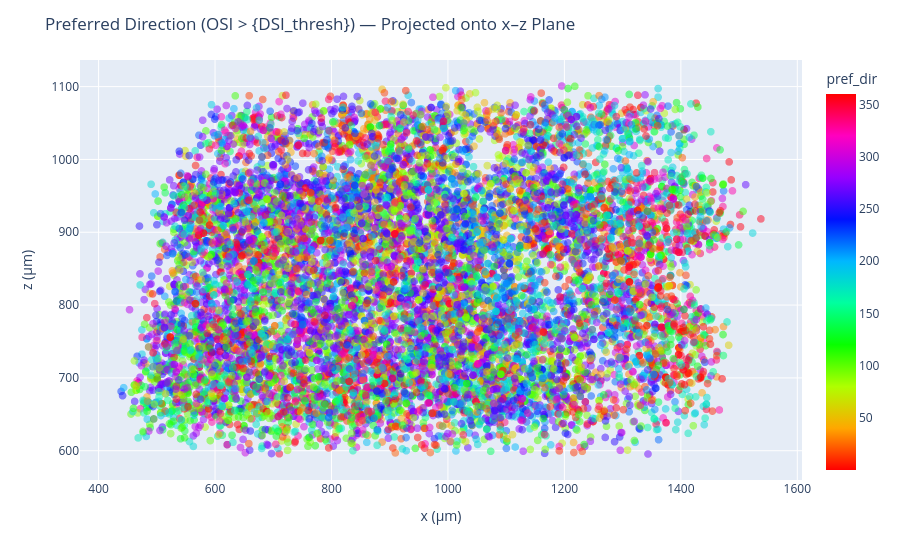

Write notebook code for a chart like this one.
### Code cell
#Now in 2d.

import plotly.express as px

# Filter for DSI > 0.7
DSI_thresh = .1
filtered_dir_df = digital_twin_coreg_df[digital_twin_coreg_df['DSI'] > DSI_thresh]

# Create 2D scatter plot (collapse y-axis)
fig_dir_2d = px.scatter(
    filtered_dir_df,
    x='x_um',
    y='z_um',  # project onto x–z plane
    color='pref_dir',
    color_continuous_scale='hsv',
    opacity=0.5
)

fig_dir_2d.update_traces(marker=dict(size=8))
fig_dir_2d.update_layout(
    xaxis_title='x (μm)',
    yaxis_title='z (μm)',
    title='Preferred Direction (OSI > {DSI_thresh}) — Projected onto x–z Plane'
)
fig_dir_2d.show()

### Figure 1 — Plotly figure (JSON) as saved in the notebook; plotly's stock layout.template omitted (floating-point values rounded to 4 significant figures; data arrays with more than 128 entries replaced by an {"elided": "..."} marker saying what was removed)
{"data": [{"hovertemplate": "x_um=%{x}<br>z_um=%{y}<br>pref_dir=%{marker.color}<extra></extra>", "legendgroup": "", "marker": {"color": {"elided": "12229 float values"}, "coloraxis": "coloraxis", "opacity": 0.5, "size": 8, "symbol": "circle"}, "mode": "markers", "name": "", "showlegend": false, "type": "scattergl", "x": {"elided": "12229 float values"}, "xaxis": "x", "y": {"elided": "12229 float values"}, "yaxis": "y"}], "layout": {"coloraxis": {"colorbar": {"title": {"text": "pref_dir"}}, "colorscale": [[0, "#ff0000"], [0.1111, "#ffa700"], [0.2222, "#afff00"], [0.3333, "#08ff00"], [0.4444, "#00ff9f"], [0.5556, "#00b7ff"], [0.6667, "#0010ff"], [0.7778, "#9700ff"], [0.8889, "#ff00bf"], [1, "#ff0000"]]}, "legend": {"tracegroupgap": 0}, "margin": {"t": 60}, "title": {"text": "Preferred Direction (OSI > {DSI_thresh}) — Projected onto x–z Plane"}, "xaxis": {"anchor": "y", "domain": [0, 1], "title": {"text": "x (μm)"}}, "yaxis": {"anchor": "x", "domain": [0, 1], "title": {"text": "z (μm)"}}}}
